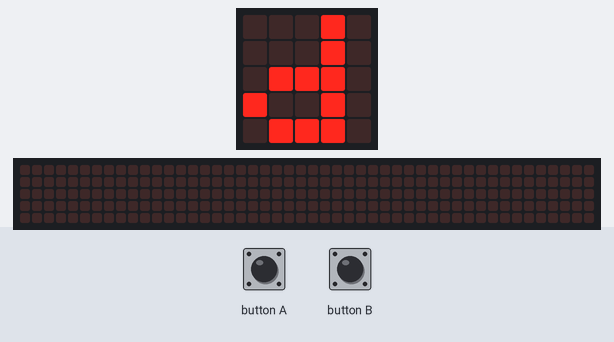
Bench run of a program on a simulated Calliope mini (MakeCode). On the bench: the board's 5×5 LED display, a strip that is not on the board, showing the scrolling text unrolled. The test bench sets the inputs (shaded band). The 48×5 strip is a reading aid, not a part: it shows the text the display is scrolling, unrolled, one strip-width of it at a time.

Above: at 1.9 s.
2.0 s: button A pressed for 0.15 s
At 2.22 s:
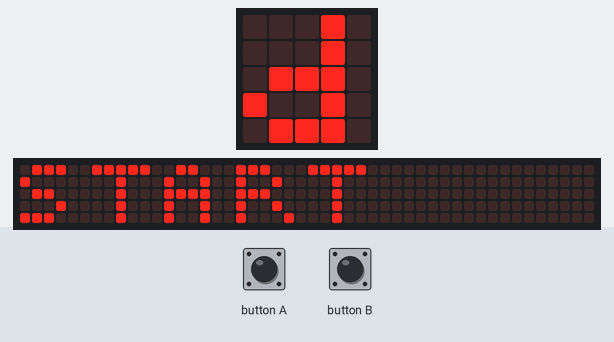
At 2.67 s:
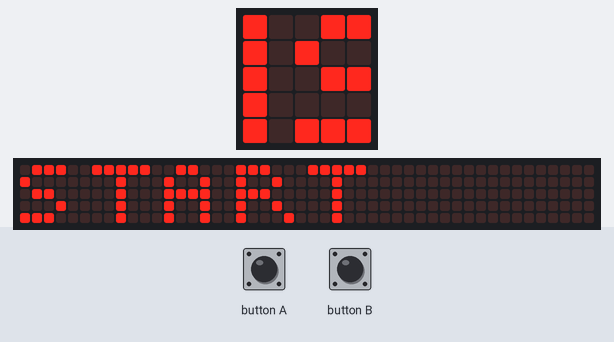
2.7 s: button B pressed for 0.15 s
3.4 s: button A pressed for 0.15 s
At 8.22 s:
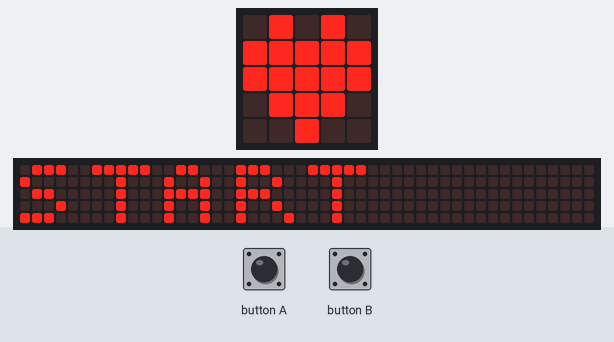

Measured:
- after the input at 2.0 s, the display: changes after 0.15 s (image 1)
- after the input at 3.4 s, the display: first differs from a run without the input after 4.8 s (image 3)

The program:

main.ts
```typescript
input.onButtonEvent(Button.A, input.buttonEventClick(), function () {
    basic.showString("START")
    basic.showIcon(IconNames.Heart)
})
input.onButtonEvent(Button.B, input.buttonEventClick(), function () {
    basic.showString("STOP")
    basic.showIcon(IconNames.No)
})
radio.setGroup(42)
basic.showString("d")
basic.forever(function () {
    let spielt_gerade = 0
    if (spielt_gerade) {
        radio.sendString("BEAT")
        basic.pause(500)
    }
})
```

test.ts
```typescript
// Hier kann man Tests durchführen; diese Datei wird nicht kompiliert, wenn dieses Paket als Erweiterung verwendet wird.
```
